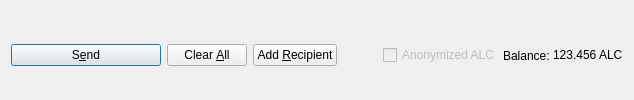
         <widget class="QFrame" name="frame_Send">
          <layout class="QHBoxLayout" name="horizontalLayout">
           <property name="bottomMargin">
            <number>0</number>
           </property>
           <item>
            <widget class="QPushButton" name="sendButton">
             <property name="minimumSize">
              <size>
               <width>150</width>
               <height>0</height>
              </size>
             </property>
             <property name="toolTip">
              <string>Confirm the send action</string>
             </property>
             <property name="text">
              <string>S&amp;end</string>
             </property>
             <property name="icon">
              <iconset resource="../allcoin.qrc">
               <normaloff>:/icons/send</normaloff>:/icons/send</iconset>
             </property>
             <property name="autoDefault">
              <bool>false</bool>
             </property>
             <property name="default">
              <bool>true</bool>
             </property>
            </widget>
           </item>
           <item>
            <widget class="QPushButton" name="clearButton">
             <property name="sizePolicy">
              <sizepolicy hsizetype="Minimum" vsizetype="Fixed">
               <horstretch>0</horstretch>
               <verstretch>0</verstretch>
              </sizepolicy>
             </property>
             <property name="toolTip">
              <string>Clear all fields of the form.</string>
             </property>
             <property name="text">
              <string>Clear &amp;All</string>
             </property>
             <property name="icon">
              <iconset resource="../allcoin.qrc">
               <normaloff>:/icons/remove</normaloff>:/icons/remove</iconset>
             </property>
             <property name="autoDefault">
              <bool>false</bool>
             </property>
            </widget>
           </item>
           <item>
            <widget class="QPushButton" name="addButton">
             <property name="toolTip">
              <string>Send to multiple recipients at once</string>
             </property>
             <property name="text">
              <string>Add &amp;Recipient</string>
             </property>
             <property name="icon">
              <iconset resource="../allcoin.qrc">
               <normaloff>:/icons/add</normaloff>:/icons/add</iconset>
             </property>
             <property name="autoDefault">
              <bool>false</bool>
             </property>
            </widget>
           </item>
           <item>
            <spacer name="horizontalSpacer">
             <property name="orientation">
              <enum>Qt::Horizontal</enum>
             </property>
             <property name="sizeHint" stdset="0">
              <size>
               <width>40</width>
               <height>20</height>
              </size>
             </property>
            </spacer>
           </item>
           <item>
            <layout class="QHBoxLayout" name="horizontalLayout_2">
             <property name="spacing">
              <number>3</number>
             </property>
             <item>
              <widget class="QCheckBox" name="checkzALC">
               <property name="enabled">
                <bool>false</bool>
               </property>
               <property name="text">
                <string>Anonymized ALC</string>
               </property>
              </widget>
             </item>
             <item>
              <widget class="QLabel" name="label">
               <property name="text">
                <string>Balance:</string>
               </property>
              </widget>
             </item>
             <item>
              <widget class="QLabel" name="labelBalance">
               <property name="sizePolicy">
                <sizepolicy hsizetype="Preferred" vsizetype="Fixed">
                 <horstretch>0</horstretch>
                 <verstretch>0</verstretch>
                </sizepolicy>
               </property>
               <property name="cursor">
                <cursorShape>IBeamCursor</cursorShape>
               </property>
               <property name="text">
                <string notr="true">123.456 ALC</string>
               </property>
               <property name="textInteractionFlags">
                <set>Qt::LinksAccessibleByMouse|Qt::TextSelectableByKeyboard|Qt::TextSelectableByMouse</set>
               </property>
              </widget>
             </item>
            </layout>
           </item>
          </layout>
         </widget>
